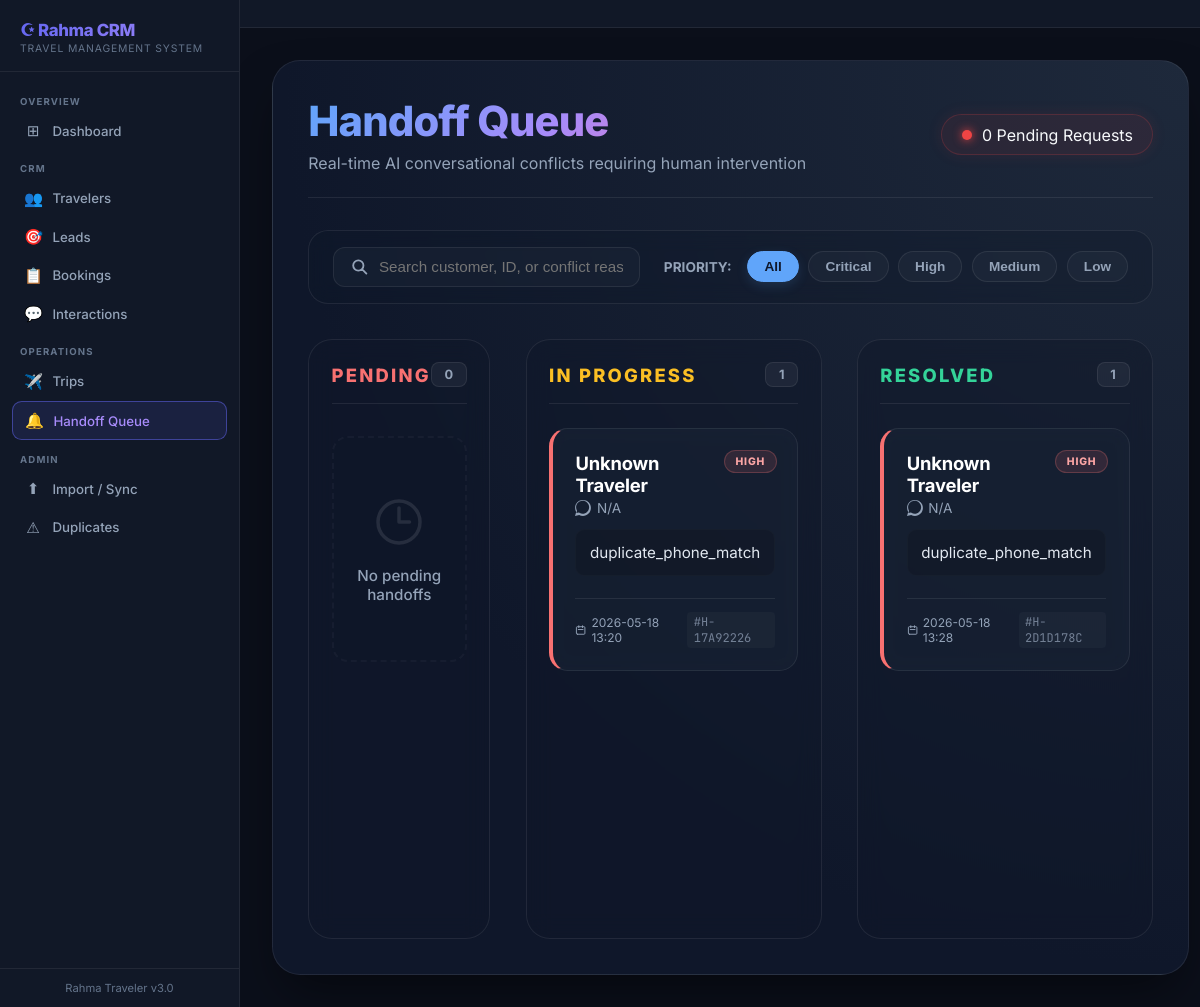
The app's page /admin/handoffs/ with its own data.
### app/models/handoff.py (models this page shows, shortened)
class HandoffQueue(db.Model):
    __tablename__ = 'handoff_queue'
    handoff_id = db.Column(db.String(50), primary_key=True)
    created_at = db.Column(db.DateTime, default=datetime.utcnow)
    lead_id = db.Column(db.String(50), db.ForeignKey('leads.lead_id'))
    traveler_id = db.Column(db.String(20), db.ForeignKey('travelers.traveler_id'))
    trip_id = db.Column(db.String(50), db.ForeignKey('trips.trip_id'))
    flow_key = db.Column(db.String(100))
    reason = db.Column(db.Text)
    priority = db.Column(db.String(50)) # High / Medium / Low
    channel = db.Column(db.String(50))
    status = db.Column(db.String(50), default='Pending') # Pending / In Progress / Resolved
    owner = db.Column(db.String(100))
    assigned_to = db.Column(db.String(100))
    notes = db.Column(db.Text)
    def to_dict(self):
        return {
            "handoff_id": self.handoff_id,
            "created_at": self.created_at.isoformat() if self.created_at else None,
            "lead_id": self.lead_id,
            "traveler_id": self.traveler_id,
            "trip_id": self.trip_id,
            "flow_key": self.flow_key,
            "reason": self.reason,
            "priority": self.priority,
            "channel": self.channel,
            "status": self.status,
            "owner": self.owner,
            "assigned_to": self.assigned_to,
            "notes": self.notes
        }

### app/routes/handoffs.py (the view)
@handoffs_bp.route('/')
def index():
    handoffs_query = db.session.query(HandoffQueue, Traveler.full_name, Traveler.whatsapp_raw)\
        .outerjoin(Traveler, HandoffQueue.traveler_id == Traveler.traveler_id)\
        .order_by(HandoffQueue.created_at.desc())\
        .all()
    pending = []
    in_progress = []
    resolved = []
    for h, name, phone in handoffs_query:
        data = h.to_dict()
        data['traveler_name'] = name or "Unknown Traveler"
        data['traveler_phone'] = phone or "N/A"
        status = h.status
        if status == 'New': status = 'Pending'
        if status == 'Pending':
            pending.append(data)
        elif status == 'In Progress':
            in_progress.append(data)
        elif status == 'Resolved':
            if len(resolved) < 50:
                resolved.append(data)
    return render_template('admin/handoffs.html',
                           pending=pending,
                           in_progress=in_progress,
                           resolved=resolved)

### app/templates/admin/handoffs.html (shortened to what this page needs)
{% extends "base.html" %}
{% block content %}
{% macro render_card(item) %}
<div class="handoff-card card-glow-{{ item.priority|lower }}" id="card-{{ item.handoff_id }}" draggable="true" data-id="{{ item.handoff_id }}" data-priority="{{ item.priority }}" data-search="{{ item.traveler_name|lower }} {{ item.handoff_id|lower }} {{ item.reason|lower }}">
    <div class="priority-badge prio-{{ item.priority|lower }}">
        {{ item.priority }}
    </div>
    <div class="card-traveler">
        <h3 class="traveler-name">{{ item.traveler_name }}</h3>
        <div class="traveler-phone-row">
            <span class="traveler-phone">{{ item.traveler_phone }}</span>
        </div>
    </div>
    <div class="card-reason">
        {{ item.reason }}
    </div>
    <div class="card-footer">
        <div class="footer-time-row">
            <svg fill="none" stroke="currentColor" stroke-width="2" width="12" height="12" viewBox="0 0 24 24">
                <path stroke-linecap="round" stroke-linejoin="round" d="M8 7V3m8 4V3m-9 8h10M5 21h14a2 2 0 002-2V7a2 2 0 00-2-2H5a2 2 0 00-2 2v12a2 2 0 002 2z"></path>
            </svg>
            <span class="footer-time">{{ item.created_at[:16].replace('T', ' ') if item.created_at else 'N/A' }}</span>
        </div>
        <span class="footer-id">#{{ item.handoff_id }}</span>
    </div>
</div>
{% endmacro %}
<div class="handoff-dashboard">
    <header class="dashboard-header">
        <div class="header-title">
            <h1>Handoff Queue</h1>
            <p>Real-time AI conversational conflicts requiring human intervention</p>
        </div>
        <div class="stats-badge">
            <div class="pulse-dot"></div>
            <span id="pending-count-badge">{{ pending|length }} Pending Requests</span>
        </div>
    </header>
    <div class="filter-toolbar">
        <div class="search-box-wrapper">
            <svg fill="none" stroke="currentColor" stroke-width="2.5" viewBox="0 0 24 24">
                <path stroke-linecap="round" stroke-linejoin="round" d="M21 21l-6-6m2-5a7 7 0 11-14 0 7 7 0 0114 0z"></path>
            </svg>
            <input type="text" id="dashboard-search" class="search-input" placeholder="Search customer, ID, or conflict reason..." oninput="debouncedApplyFilters()">
        </div>
        <div class="filter-group">
            <span style="font-size: 0.85rem; color: var(--text-dim); margin-right: 0.4rem; font-weight: 700; text-transform: uppercase;">Priority:</span>
            <button class="filter-pill active" onclick="setPriorityFilter('All', this)">All</button>
            <button class="filter-pill" onclick="setPriorityFilter('Critical', this)">Critical</button>
            <button class="filter-pill" onclick="setPriorityFilter('High', this)">High</button>
            <button class="filter-pill" onclick="setPriorityFilter('Medium', this)">Medium</button>
            <button class="filter-pill" onclick="setPriorityFilter('Low', this)">Low</button>
        </div>
    </div>
    <div class="kanban-board">
        <div class="kanban-column column-pending" id="pending">
            <div class="column-header">
                <h2>Pending</h2>
                <span class="item-count" id="count-pending">{{ pending|length }}</span>
            </div>
            <div class="column-body" id="list-pending">
                <div class="empty-state">
                    <svg fill="none" stroke="currentColor" stroke-width="1.5" viewBox="0 0 24 24"><path stroke-linecap="round" stroke-linejoin="round" d="M12 6v6h4.5m4.5 0a9 9 0 11-18 0 9 9 0 0118 0z"></path></svg>
                    <p>No pending handoffs</p>
                </div>
            </div>
        </div>
        <div class="kanban-column column-progress" id="in-progress">
            <div class="column-header">
                <h2>In Progress</h2>
                <span class="item-count" id="count-progress">{{ in_progress|length }}</span>
            </div>
            <div class="column-body" id="list-progress">
                {% for item in in_progress %}
                    {{ render_card(item) }}
                {% endfor %}
            </div>
        </div>
        <div class="kanban-column column-resolved" id="resolved">
            <div class="column-header">
                <h2>Resolved</h2>
                <span class="item-count" id="count-resolved">{{ resolved|length }}</span>
            </div>
            <div class="column-body" id="list-resolved">
                {% for item in resolved %}
                    {{ render_card(item) }}
                {% endfor %}
            </div>
        </div>
    </div>
</div>
{% endblock %}

### app/templates/base.html (style rules this page uses)
*, *::before, *::after { box-sizing: border-box; margin: 0; padding: 0; }
:root { --bg-base: #0b0f1a; --bg-surface: #111827; --bg-card: #1a2234; --bg-hover: #1e2a40; --border: rgba(255,255,255,0.07); --border-act: rgba(99,102,241,0.5); --accent: #6366f1; --accent-2: #a78bfa; --text-main: #f1f5f9; --text-muted: #64748b; --text-dim: #94a3b8; --green: #22c55e; --yellow: #eab308; --red: #ef4444; --sidebar-w: 240px; }
html, body { height: 100%; font-family: 'Inter', sans-serif; background: var(--bg-base); color: var(--text-main); }

### records on screen
HandoffQueue: priority "HIGH", traveler_name "Unknown Traveler", traveler_phone "N/A", reason "duplicate_phone_match", created_at "2026-05-18 13:20", handoff_id "H-17A92226"
HandoffQueue: priority "HIGH", traveler_name "Unknown Traveler", traveler_phone "N/A", reason "duplicate_phone_match", created_at "2026-05-18 13:28", handoff_id "H-2D1D178C"

### other values on screen
{{ pending|length }} "0"
{{ in_progress|length }} "1"
{{ resolved|length }} "1"
